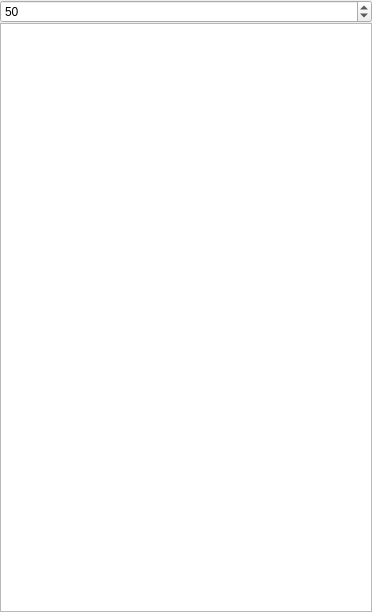
<?xml version="1.0" encoding="UTF-8"?>
<ui version="4.0">
 <class>ShowIconsForm</class>
 <widget class="QWidget" name="ShowIconsForm">
  <property name="geometry">
   <rect>
    <x>0</x>
    <y>0</y>
    <width>372</width>
    <height>612</height>
   </rect>
  </property>
  <property name="windowTitle">
   <string>Icons</string>
  </property>
  <layout class="QVBoxLayout" name="verticalLayout">
   <property name="spacing">
    <number>0</number>
   </property>
   <property name="leftMargin">
    <number>0</number>
   </property>
   <property name="topMargin">
    <number>0</number>
   </property>
   <property name="rightMargin">
    <number>0</number>
   </property>
   <property name="bottomMargin">
    <number>0</number>
   </property>
   <item>
    <widget class="QSpinBox" name="sizeSpinBox">
     <property name="value">
      <number>50</number>
     </property>
    </widget>
   </item>
   <item>
    <widget class="QListWidget" name="listWidget">
     <property name="iconSize">
      <size>
       <width>40</width>
       <height>40</height>
      </size>
     </property>
     <property name="viewMode">
      <enum>QListView::ListMode</enum>
     </property>
    </widget>
   </item>
  </layout>
 </widget>
 <resources/>
 <connections/>
</ui>
